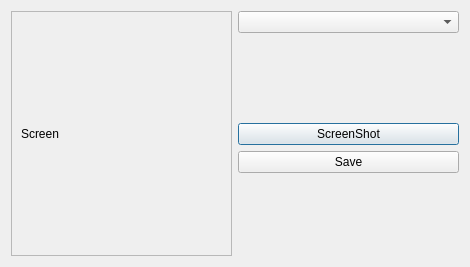
<?xml version="1.0" encoding="UTF-8"?>
<ui version="4.0">
 <class>Dialog</class>
 <widget class="QDialog" name="Dialog">
  <property name="geometry">
   <rect>
    <x>0</x>
    <y>0</y>
    <width>470</width>
    <height>267</height>
   </rect>
  </property>
  <property name="windowTitle">
   <string>Dialog</string>
  </property>
  <layout class="QHBoxLayout" name="horizontalLayout">
   <item>
    <widget class="QFrame" name="frame">
     <property name="frameShape">
      <enum>QFrame::StyledPanel</enum>
     </property>
     <property name="frameShadow">
      <enum>QFrame::Raised</enum>
     </property>
     <layout class="QVBoxLayout" name="verticalLayout_2">
      <item>
       <widget class="QLabel" name="lblScreen">
        <property name="text">
         <string>Screen</string>
        </property>
       </widget>
      </item>
     </layout>
    </widget>
   </item>
   <item>
    <layout class="QVBoxLayout" name="verticalLayout">
     <item>
      <widget class="QComboBox" name="cmbScreens"/>
     </item>
     <item>
      <spacer name="verticalSpacer">
       <property name="orientation">
        <enum>Qt::Vertical</enum>
       </property>
       <property name="sizeHint" stdset="0">
        <size>
         <width>20</width>
         <height>40</height>
        </size>
       </property>
      </spacer>
     </item>
     <item>
      <widget class="QPushButton" name="btnScreen">
       <property name="text">
        <string>ScreenShot</string>
       </property>
      </widget>
     </item>
     <item>
      <widget class="QPushButton" name="btnSave">
       <property name="text">
        <string>Save</string>
       </property>
      </widget>
     </item>
     <item>
      <spacer name="verticalSpacer_2">
       <property name="orientation">
        <enum>Qt::Vertical</enum>
       </property>
       <property name="sizeHint" stdset="0">
        <size>
         <width>20</width>
         <height>40</height>
        </size>
       </property>
      </spacer>
     </item>
    </layout>
   </item>
  </layout>
 </widget>
 <resources/>
 <connections/>
</ui>
